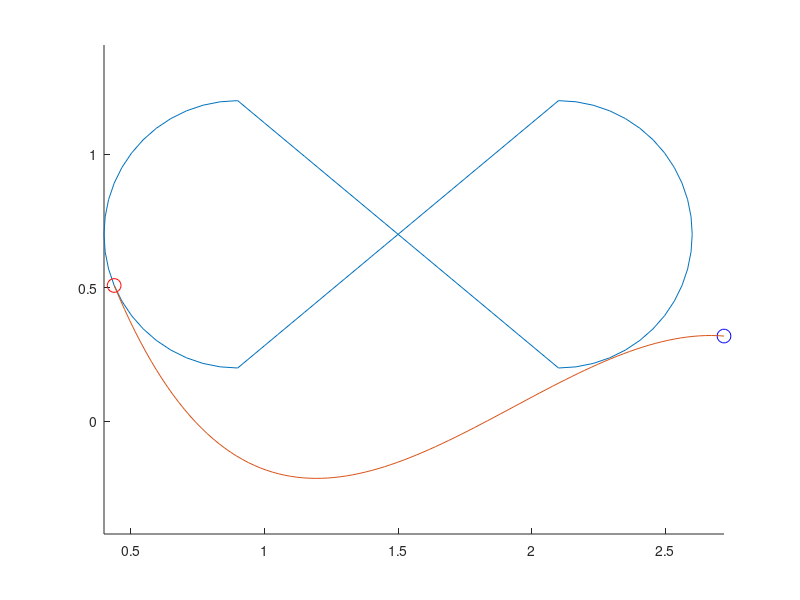

This figure's MATLAB source:
clc
clear
clf
dist_y=0.7

dist_x=0.9

r=0.5

dist_circle=1.2

N=100
%while not N % 4 == 0:
%    N = N + 1

waypoints_x = zeros(N,1)
waypoints_y = zeros(N,1)

p1_x = dist_x
p1_y = dist_y + r
p2_x = dist_x + dist_circle
p2_y = dist_y - r
p3_x = dist_x + dist_circle
p3_y = dist_y + r
p4_x = dist_x
p4_y = dist_y - r

x =  linspace(0,pi,N / 4)
x_circle_r = dist_x - sin(x) * r
y_circle_r = dist_y - cos(x) * r

waypoints_x(1:N/4) = x_circle_r
waypoints_y(1:N/4) = y_circle_r

waypoints_x(N/4+1:2*N/4) = linspace(p1_x, p2_x, N / 4)
waypoints_y(N/4+1:2*N/4) = linspace(p1_y, p2_y, N / 4)

x_circle_l = dist_x + dist_circle + sin(x) * r
y_circle_l = dist_y - cos(x) * r
waypoints_x(2*N/4+1:3*N/4) = x_circle_l
waypoints_y(2*N/4+1:3*N/4) = y_circle_l
waypoints_x(3*N/4+1:4*N/4) = linspace(p3_x, p4_x, N / 4)
waypoints_y(3*N/4+1:4*N/4) = linspace(p3_y, p4_y, N / 4)

angle = zeros(N,1)
for i = 1:N
    left_point = i - 1
    right_point = i + 1
    if i == 1
        left_point = N
        right_point = i + 1
    end
    if i == N
        left_point = i - 1
        right_point = 1
    end
    angle_trajectory = atan2((-waypoints_y(left_point) + waypoints_y(right_point)),(-waypoints_x(left_point) + waypoints_x(right_point)))
    angle(i) = tan(angle_trajectory)
    
end

%%
hold on
plot(waypoints_x,waypoints_y)   
axis equal



current_goal=randi(N)%goal of uboot
current_goal=10
plot(waypoints_x(current_goal),waypoints_y(current_goal), 'ro', 'MarkerSize', 10)
current_pos_boat=[rand*3,rand*1.5]
%current_pos_boat=[1.5,0]
current_pos_boat=[2.7189,0.3195]
plot(current_pos_boat(1),current_pos_boat(2), 'bo', 'MarkerSize', 10)

%%
%end pos


y_max=waypoints_y(current_goal)-current_pos_boat(2)
x_max=waypoints_x(current_goal)-current_pos_boat(1)
%%
if x_max > 0
    x=0:0.01:x_max
    c_cubic=-atan2(-y_max,-x_max)
else    
    x=x_max:0.01:0
    c_cubic=atan2(-y_max,-x_max)
end

d_cubic=0

%b_cubic=-3*c_cubic/x_max-3*d_cubic/x_max^2+3*y_max/x_max^2+c/x_max-a/x_max
%b_cubic=(y_max-a*x_max)/(-2/3*x_max^2+x_max^2)
a_cubic=(y_max+c_cubic/2*x_max-angle(current_goal)/2*x_max-c_cubic*x_max)/(x_max^3-3/2*x_max^3)
b_cubic=(angle(current_goal)-c_cubic-3*a_cubic*x_max^2)/2/x_max
%a_cubic=-2*b_cubic/x_max/3
%a_cubic=(-b_cubic*x_max^2-c_cubic*x_max-d_cubic+y_max)/x_max^3

y=a_cubic*x.^3+b_cubic*x.^2+c_cubic*x+d_cubic
stammfunktion=a_cubic*x_max.^3+b_cubic*x_max.^2+c_cubic*x_max+d_cubic
ableitung=3*a_cubic*(x_max/2).^2+2*b_cubic*(x_max/2)+c_cubic

x=x-x_max+waypoints_x(current_goal)
y=y-y_max+waypoints_y(current_goal)

%plot(x,y)
%%
if x_max > 0 && y_max>0
    x=linspace(0,x_max,100)
    angle_rotation_matrix=-atan2(y_max,x_max)
    R=[cos(angle_rotation_matrix) -sin(angle_rotation_matrix);sin(angle_rotation_matrix) cos(angle_rotation_matrix)]
    angle_rotation_matrix=atan2(y_max,x_max)
    R_return=[cos(angle_rotation_matrix) -sin(angle_rotation_matrix);sin(angle_rotation_matrix) cos(angle_rotation_matrix)]
    tmp=R*[x_max;y_max]
    m=tan(atan(angle(current_goal))-atan2(y_max,x_max))
    x=linspace(0,tmp(1),100)
end
if x_max < 0 && y_max>0
    angle_rotation_matrix=pi-atan2(y_max,x_max)
    R=[cos(angle_rotation_matrix) -sin(angle_rotation_matrix);sin(angle_rotation_matrix) cos(angle_rotation_matrix)]
    angle_rotation_matrix=atan2(y_max,x_max)-pi
    R_return=[cos(angle_rotation_matrix) -sin(angle_rotation_matrix);sin(angle_rotation_matrix) cos(angle_rotation_matrix)]
    m=tan(atan(angle(current_goal))-atan2(y_max,x_max))
    tmp=R*[x_max;y_max]
    x=linspace(tmp(1),0,100)
end
if x_max > 0 && y_max<0
    angle_rotation_matrix=-atan2(y_max,x_max)
    R=[cos(angle_rotation_matrix) -sin(angle_rotation_matrix);sin(angle_rotation_matrix) cos(angle_rotation_matrix)]
    angle_rotation_matrix=+atan2(y_max,x_max)
    R_return=[cos(angle_rotation_matrix) -sin(angle_rotation_matrix);sin(angle_rotation_matrix) cos(angle_rotation_matrix)]
    m=tan(atan(angle(current_goal))-atan2(y_max,x_max))
    tmp=R*[x_max;y_max]
    x=linspace(0,tmp(1),100)
end
if x_max < 0 && y_max<0
    angle_rotation_matrix=pi-atan2(y_max,x_max)
    R=[cos(angle_rotation_matrix) -sin(angle_rotation_matrix);sin(angle_rotation_matrix) cos(angle_rotation_matrix)]
    angle_rotation_matrix=atan2(y_max,x_max)-pi
    R_return=[cos(angle_rotation_matrix) -sin(angle_rotation_matrix);sin(angle_rotation_matrix) cos(angle_rotation_matrix)]
    m=tan(atan(angle(current_goal))-atan2(y_max,x_max))
    tmp=R*[x_max;y_max]
    x=linspace(tmp(1),0,100)
end


a=m/tmp(1)/tmp(1)
b=-m/tmp(1)
y=a*x.^3+b*x.^2
angle_rotation_matrix=angle_rotation_matrix-pi
%R_new=[cos(angle_rotation_matrix) -sin(angle_rotation_matrix);sin(angle_rotation_matrix) cos(angle_rotation_matrix)]
x_real=R_return(1,1:2)*[x;y]+current_pos_boat(1)
y_real=R_return(2,1:2)*[x;y]+current_pos_boat(2)
plot(x_real,y_real)
%%
second_point=current_goal-2
if second_point<1
    second_point=second_point+N
end
x1=current_pos_boat(1)
x2=waypoints_x(second_point)
x3=waypoints_x(current_goal)
y1=current_pos_boat(2)
y2=waypoints_y(second_point)
y3=waypoints_y(current_goal)

A=[2*x2-2*x1 2*y2-2*y1;2*x3-2*x1 2*y3-2*y1]
c=-[x1^2-x2^2+y1^2-y2^2;x1^2-x3^2+y1^2-y3^2]
b=inv(A)*c
r=sqrt((x1-b(1))^2+(y1-b(2))^2)
th = 0:pi/50:2*pi;
xunit = r * cos(th) + b(1);
yunit = r * sin(th) + b(2);
%plot(xunit, yunit);






